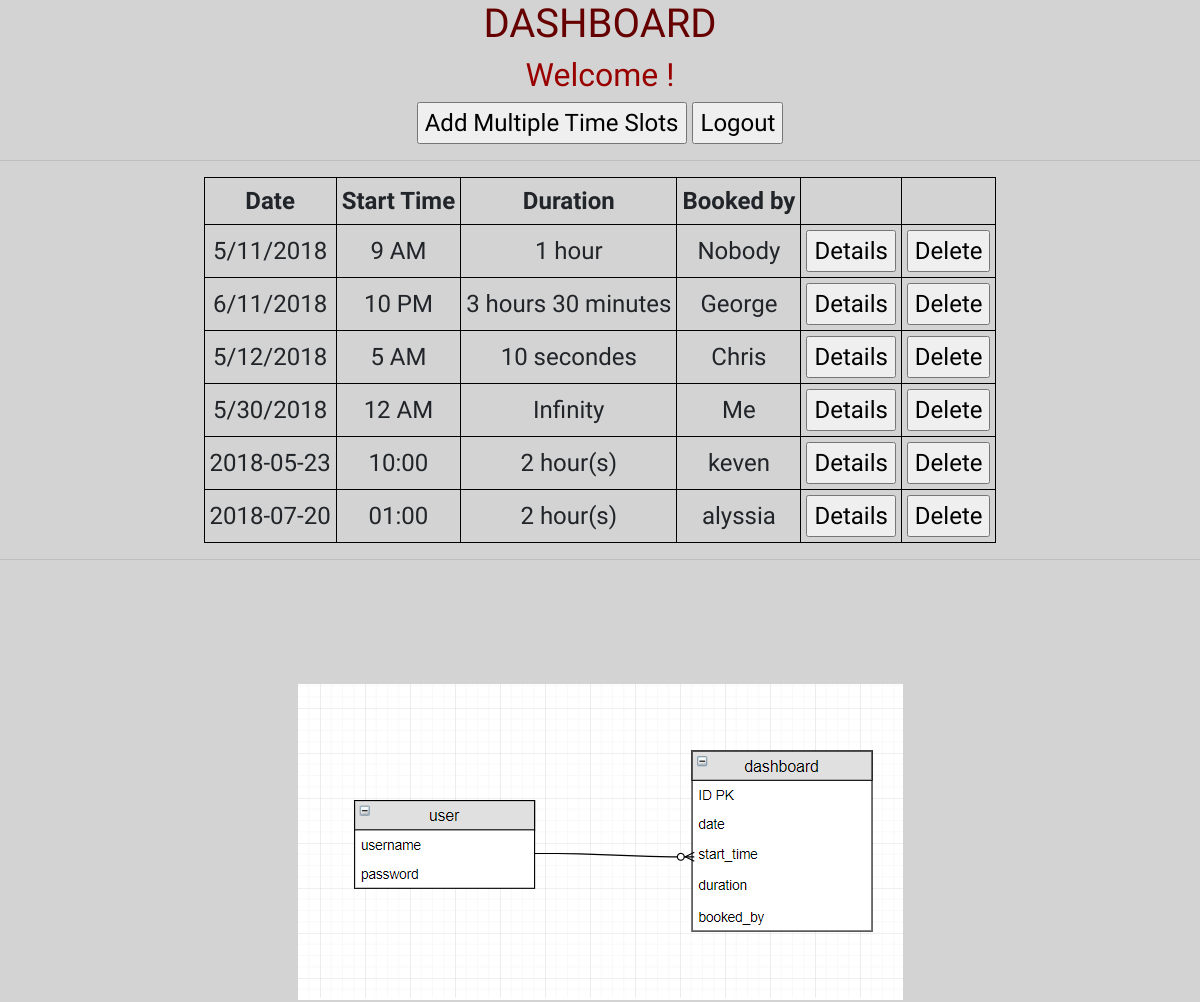
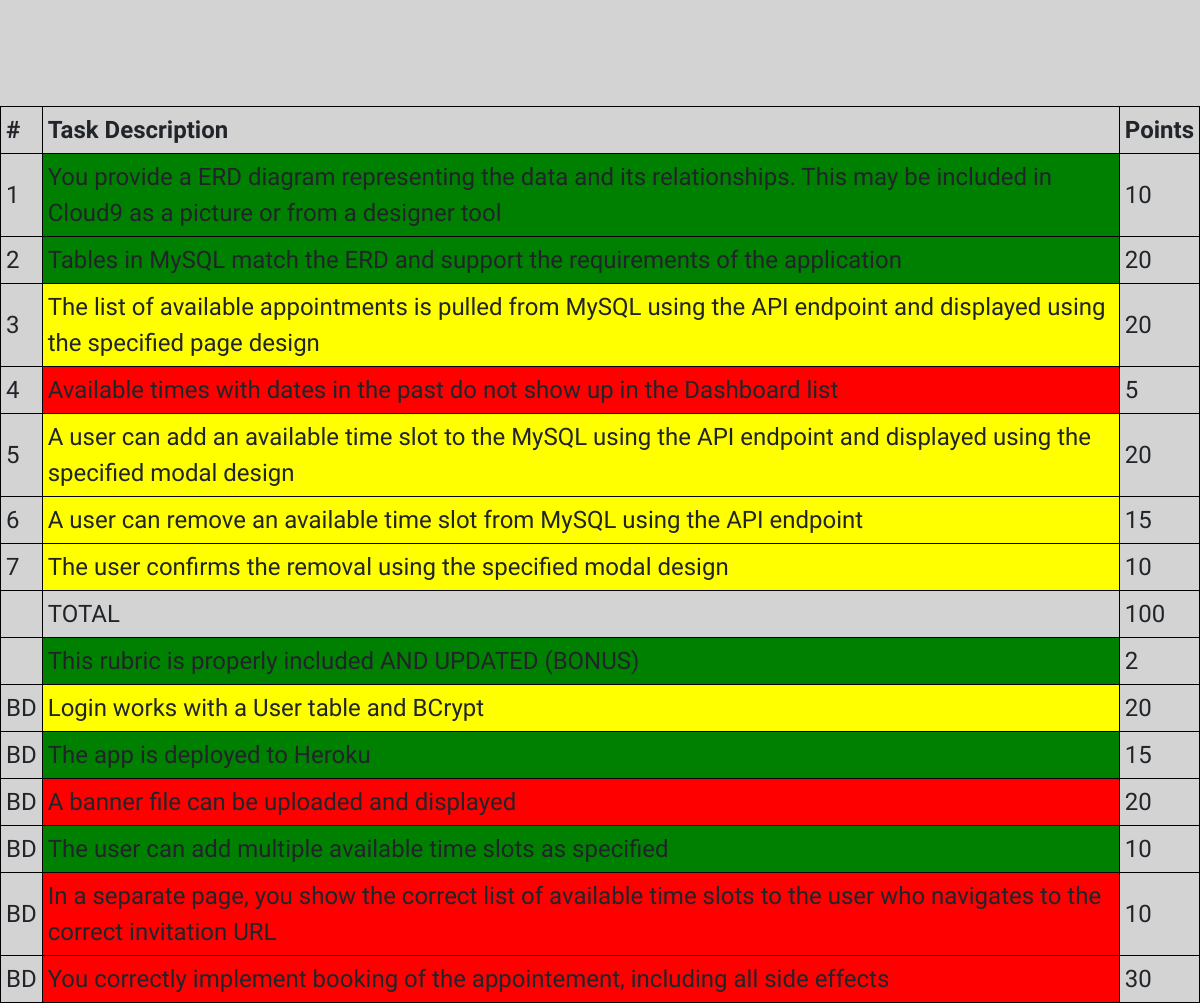
Screenshot of /final/2018-05-11/dashboard.php (signed in) with the database file from the repository (2 pictures, top to bottom).
### tables this page shows
CREATE TABLE `dashboard` (
  `ID` int(5) NOT NULL AUTO_INCREMENT,
  `date` varchar(12) DEFAULT NULL,
  `start_time` varchar(20) DEFAULT NULL,
  `duration` varchar(20) DEFAULT NULL,
  `booked_by` varchar(20) DEFAULT NULL,
  PRIMARY KEY (`ID`)
);

### final/2018-05-11/dashboard.php (the view, shortened to what this page needs)
<?php
    $connUrl = "mysql://trn5zsb0tbly80jw:vac4hxlio0wzkrmb@z1ntn1zv0f1qbh8u.cbetxkdyhwsb.us-east-1.rds.amazonaws.com:3306/mlm03i8f43cxocez";
    $hasConnUrl = !empty($connUrl);
    $connParts = null;
    if ($hasConnUrl) {
        $connParts = parse_url($connUrl);
    }
    $host = $hasConnUrl ? $connParts['host'] : getenv('IP');
    $dbname = $hasConnUrl ? ltrim($connParts['path'],'/') : 'crime_tips';
    $username = $hasConnUrl ? $connParts['user'] : getenv('C9_USER');
    $password = $hasConnUrl ? $connParts['pass'] : '';
    $bdd = new PDO("mysql:host=$host;dbname=$dbname", $username, $password);
    function displayDashboard() {
        global $bdd;
        $sql = "SELECT * FROM `dashboard` WHERE 1";
        $stmt = $bdd -> prepare($sql);
        $stmt -> execute();
        $records = $stmt -> fetchAll(PDO::FETCH_ASSOC);
        echo "<table>";
        echo "<tr>
                <th>Date</th>
                <th>Start Time</th>
                <th>Duration</th>
                <th>Booked by</th>
                <th></th>
                <th></th>
             </tr>";
        foreach($records as $r){
            echo "<tr><td>" . $r['date'] . "</td>";
            echo "<td>" . $r['start_time'] . "</td>";
            echo "<td>" . $r['duration'] . "</td>";
            echo "<td>" . $r['booked_by'] . "</td>";
            echo "<td><form action=' '><input type='hidden' name=' ' value='".$r[' ']."'><input type='submit' value='Details'></form></td>";
            echo "<td><form action='delete.php' onsubmit='return confirmDelete(\"".$r['date']."\")'><input type='hidden' name='ID' value='".$r['ID']."'><input type='submit' value='Delete'></form></td></tr>";
        }
    echo "</table>";
    }
?>
<!DOCTYPE html>
<html>
    <head>
        <link rel="stylesheet" href="https://maxcdn.bootstrapcdn.com/bootstrap/4.0.0-beta.2/css/bootstrap.min.css">
    </head>
    <body>
        <div id="title">
            <h1>DASHBOARD</h1>
            <h2>Welcome <?=$_SESSION['userFullName']?>!</h2>
        </div>
        <div id="content">
                <form action="addSlot.php">
                    <input type="submit" value="Add Multiple Time Slots"/>
                </form>
                <form method="POST" action="scheduler.php">
                    <input type="submit" name="logout" value="Logout"/>
                </form>
            <br/>
            <hr/>
            <?=displayDashboard()?>
            <hr/>
        </div><br/><br/><br/>
        <center><img src="ERD.png" alt="ERD"></center><br/><br/><br/>
        <table>
            <thead>
            <tr>
            <th style="text-align:left">#</th>
            <th style="text-align:left">Task Description</th>
            <th style="text-align:left">Points</th>
            </tr>
            </thead>
            <tbody>
            <tr>
            <td style="text-align:left">1</td>
            <td style="text-align:left; background-color: green;">You provide a ERD diagram representing the data and its relationships. This may be included in Cloud9 as a picture or from a designer tool</td>
            <td style="text-align:left">10</td>
            </tr>
            <tr>
            <td style="text-align:left">2</td>
            <td style="text-align:left; background-color: green;">Tables in MySQL match the ERD and support the requirements of the application</td>
            <td style="text-align:left">20</td>
            </tr>
            <tr>
            <td style="text-align:left">3</td>
            <td style="text-align:left; background-color: yellow;">The list of available appointments is pulled from MySQL using the API endpoint and displayed using the specified page design</td>
            <td style="text-align:left">20</td>
            </tr>
            <tr>
            <td style="text-align:left">4</td>
            <td style="text-align:left; background-color: red;">Available times with dates in the past do not show up in the Dashboard list</td>
            <td style="text-align:left">5</td>
            </tr>
            <tr>
            <td style="text-align:left">5</td>
            <td style="text-align:left; background-color: yellow;">A user can add an available time slot to the MySQL using the API endpoint and displayed using the specified modal design</td>
            <td style="text-align:left">20</td>
            </tr>
            <tr>
            <td style="text-align:left">6</td>
            <td style="text-align:left; background-color: yellow;">A user can remove an available time slot from MySQL using the API endpoint</td>
            <td style="text-align:left">15</td>
            </tr>
            <tr>
            <td style="text-align:left">7</td>
            <td style="text-align:left; background-color: yellow;">The user confirms the removal using the specified modal design</td>
            <td style="text-align:left">10</td>
            </tr>
            <tr>
            <td style="text-align:left"></td>
            <td style="text-align:left">TOTAL</td>
            <td style="text-align:left">100</td>
            </tr>
            <tr>
            <td style="text-align:left"></td>
            <td style="text-align:left; background-color: green;">This rubric is properly included AND UPDATED (BONUS)</td>
            <td style="text-align:left">2</td>
            </tr>
            <tr>
            <td style="text-align:left">BD</td>
            <td style="text-align:left; background-color: yellow;">Login works with a User table and BCrypt</td>
            <td style="text-align:left">20</td>
            </tr>
            <tr>
            <td style="text-align:left">BD</td>
            <td style="text-align:left; background-color: green;">The app is deployed to Heroku</td>
            <td style="text-align:left">15</td>
            </tr>
            <tr>
            <td style="text-align:left">BD</td>
            <td style="text-align:left; background-color: red;">A banner file can be uploaded and displayed</td>
            <td style="text-align:left">20</td>
            </tr>
            <tr>
            <td style="text-align:left">BD</td>
            <td style="text-align:left; background-color: green;">The user can add multiple available time slots as specified</td>
            <td style="text-align:left">10</td>
            </tr>
            <tr>
            <td style="text-align:left">BD</td>
            <td style="text-align:left; background-color: red;">In a separate page, you show the correct list of available time slots to the user who navigates to the correct invitation URL</td>
            <td style="text-align:left">10</td>
            </tr>
            <tr>
            <td style="text-align:left">BD</td>
            <td style="text-align:left; background-color: red;">You correctly implement booking of the appointement, including all side effects</td>
            <td style="text-align:left">30</td>
            </tr>
            </tbody>
        </table>
    </body>
</html>

### final/2018-05-11/dashboard.php (style rules this page uses)
table, th, td { border: 1px solid black; border-collapse: collapse; padding: 5px; }
table { margin: auto; }
form { display: inline; }
head, body { text-align: center; }
body { font-family: 'Satisfy', cursive; font-size : 150%; background-color : lightgrey; }
h1 { color : #660000; }
h2 { color : #990000; }

### rows the page displays
dashboard: date "5/11/2018", start_time "9 AM", duration "1 hour", booked_by "Nobody"
dashboard: date "6/11/2018", start_time "10 PM", duration "3 hours 30 minutes", booked_by "George"
dashboard: date "5/12/2018", start_time "5 AM", duration "10 secondes", booked_by "Chris"
dashboard: date "5/30/2018", start_time "12 AM", duration "Infinity", booked_by "Me"
dashboard: date "2018-05-23", start_time "10:00", duration "2 hour(s)", booked_by "keven"
dashboard: date "2018-07-20", start_time "01:00", duration "2 hour(s)", booked_by "alyssia"
